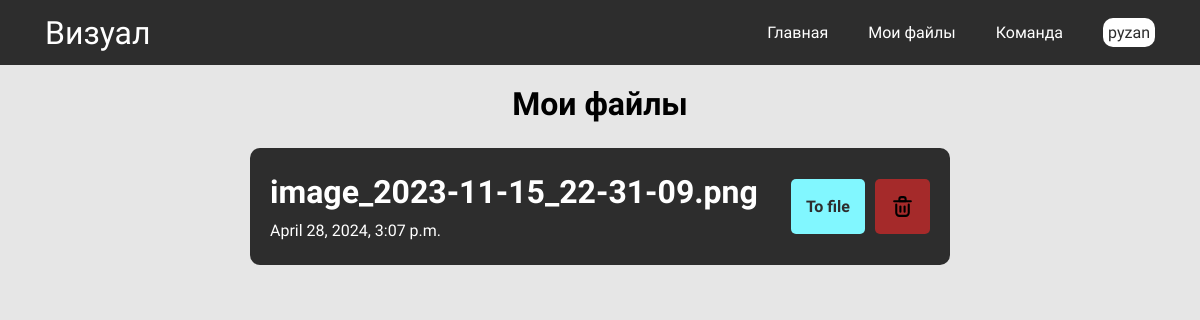
The page /my-files/ (signed in) on the database its author committed.
### base/models.py (models this page shows, shortened)
class Document(models.Model):
    user = models.ForeignKey(User, on_delete=models.CASCADE)
    docfile = models.FileField()
    time = models.DateTimeField(auto_now_add=True)

### base/views.py (the view)
# urls.py: path('my-files/', files_view, name='files'),
def files_view(request):
    documents = Document.objects.filter(user=request.user).order_by('-time')
    return render(request, "my_files.html", {"documents": documents})

### base/templates/my_files.html (shortened to what this page needs)
{% load static %}
<!DOCTYPE html>
<html lang="ru">
<head>
</head>
<body>
    <header>
        <h1 class="logo">Визуал</h1>
        <div class="nav">
            <a class="nav_link" href="{% url 'index' %}">Главная</a>
            <a class="nav_link" href="#">Мои файлы</a>
            <a class="nav_link" href="#">Команда</a>
            {% if user.is_authenticated %}
            <a href="#" class="username">{{ user.username }}</a>
            {% else %}
            <a href="{% url 'login' %}" class="username">login</a>
            {% endif %}
        </div>
    </header>
    <div class="main">
        <ul class="list">
            <h1 style="margin: 0; margin-top: 10px;">Мои файлы</h1>
            {% for doc in documents %}
            <li class="item">
                <div>
                    <h1 class="filename">{{ doc.docfile.name }}</h1>
                    <p class="filedata">{{ doc.time }}</p>
                </div>
                <div style="display: flex; gap: 10px;">
                    <a href="{% url 'visualization' file_id=doc.id %}" class="to-file">To file</a>
                    <a href="{% url 'delete_file' file_id=doc.id %}" class="delete-file"><img src="{% static 'delete.svg' %}" width="25"></a>
                </div>
            </li>
            {% endfor %}
        </ul>
    </div>
</body>
</html>

### base/templates/my_files.html (style rules this page uses)
body { margin: 0; padding: 0; font-family: 'Montserrat Alternates'; background-color: #E6E6E6; }
header { display: flex; flex-direction: row; padding: 0 45px; align-items: center; justify-content: space-between; background-color: #2d2d2d; color: #ffffff; height: 65px; }
.logo { font-weight: 400; margin: 0; }
.nav { display: flex; flex-direction: row; gap: 40px; }
.nav_link { text-decoration: none; color: #ffffff; align-items: center; display: flex; }
.main { width: 100%; height: 90vh; }
.username { color: #2d2d2d; background-color: #ffffff; padding: 5px; border-radius: 10px; text-decoration: none; }
.list { width: 100%; list-style: none; margin: 0; margin-top: 10px; padding: 0; display: flex; flex-direction: column; gap: 25px; align-items: center; }
.item { width: 55%; background-color: #2d2d2d; border-radius: 10px; color: #fff; padding: 20px; display: flex; align-items: center; justify-content: space-between; }
.to-file { padding: 15px 15px; background-color: #81F7FF; color: #2d2d2d; text-decoration: none; border-radius: 5px; font-weight: 600; display: flex; align-items: center; }
.delete-file { padding: 15px 15px; background-color: brown; color:#2d2d2d; text-decoration: none; border-radius: 5px; font-weight: 600; align-items: center; display: flex; width: 25px; }
.filename { margin: 0; margin-bottom: 10px; margin-top: 5px; }
.filedata { margin: 0; margin-bottom: 5px; }

### rows shown on the page
Document: docfile.name "image_2023-11-15_22-31-09.png", time "April 28, 2024, 3:07 p.m."

### other values the page prints
{{ user.username }} "pyzan"
